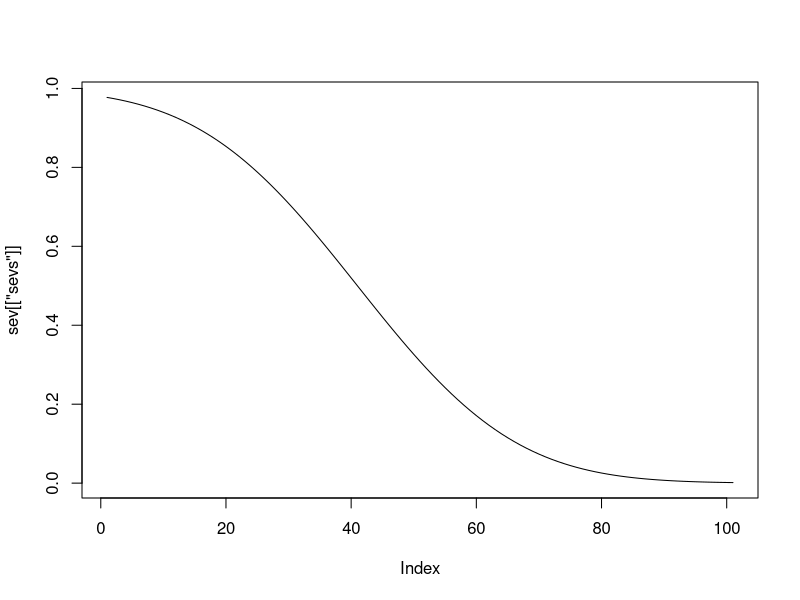

Reproduce this figure in R.
SEV <- function(h0 = 0, h1 = "greater", sig = 0.05, sd = 2, n = 100,
                outcome = 0.4, range = c(0, 1), interval = 0.01,
                distr = pnorm) {

  # Do sig test.
  .se <- sd/sqrt(n)
  .z <- (outcome-h0)/.se
  .p <- 1-distr(.z)
  .sig <- .p <= sig
  if (!.sig) {
    warning(paste0("p = ", round(.p,4), " < ", round(sig, 4),
                   "! Do not interpret severity."))
    }

  # Get hypothetical discrepancies.
  .ds <- seq(range[1], range[2], interval)
  .x <- seq(1, length(.ds), 1)

  # Get SEV for hypothetical discrepancies.
  .zs <- .ds/.se
  .zs <- .zs - .z
  .sevs <- 1-distr(.zs)

  # Return everything.
  list(se = .se, z = .z, p = .p, sig = .sig, x = .x, ds = .ds, zs = .zs,
             sevs = .sevs, p.h0 = h0, p.h1 = h1, p.sig = sig, p.sd = sd,
             p.n = n, p.outcome = outcome)
}


# Pass the result of SEV() and a discrepancy that you want the SEV value for.
SEV.query <- function(mu, sev, distr = pnorm) {
  if (!sev[["sig"]]) {
    warning(paste0("p = ", round(sev[["p"]],4), " < ", round(sev[["p.sig"]],4),
                   "! Do not interpret severity."))
  }
  .z <- (mu-sev[["p.outcome"]])/sev[["se"]]
  1-distr(.z)
}

# Some configurability by passing custom distribution function.
# Get severity for t Test and H0: mu = 1; H1: mu > 1.
# tdist <- function(q) { pt(q = q, df = n - 1) }
# sev <- SEV(distr = tdist)

sev <- SEV()
plot(sev[["sevs"]], type = "l")
print(SEV.query(mu = 0.2, sev = sev))
